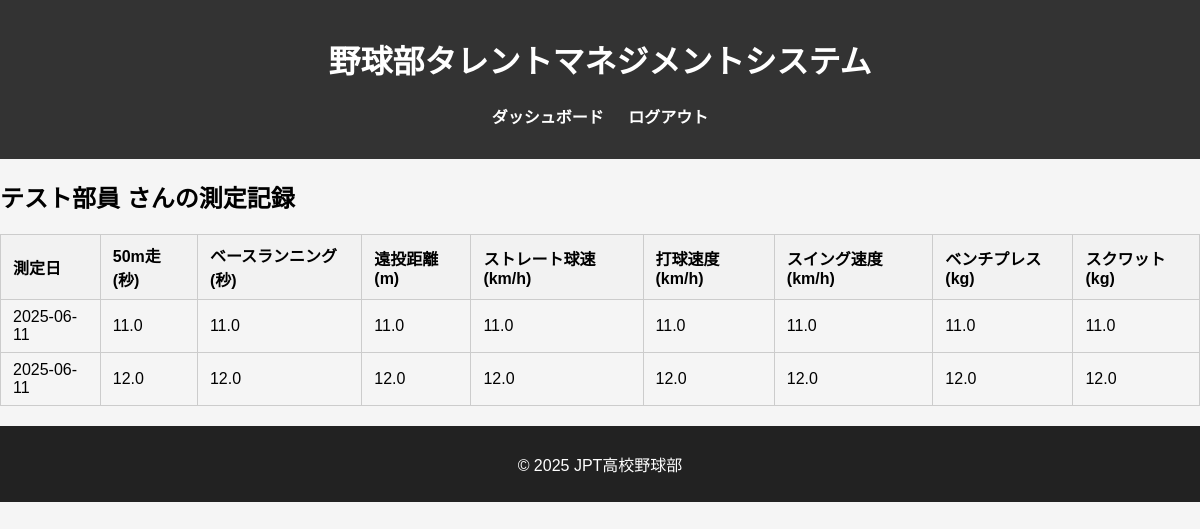
The app's page /my/records (signed in) with its own data.
### db_models.py (models this page shows)
class User(db.Model, UserMixin):
    __tablename__ = 'users'
    user_id = db.Column(db.Integer, primary_key=True)
    fs_uniquifier = db.Column(db.String(64), unique=True, nullable=False, default=lambda: str(uuid.uuid4()))  # 追加
    name = db.Column(db.String(100), nullable=False)
    password_hash = db.Column(db.String(200), nullable=False)
    grade = db.Column(db.Integer, nullable=True)
    is_active = db.Column(db.Boolean, default=True)
    created_at = db.Column(db.DateTime, default=lambda: datetime.now(tz=ZoneInfo('Asia/Tokyo')))
    updated_at = db.Column(db.DateTime, default=lambda: datetime.now(tz=ZoneInfo('Asia/Tokyo')), onupdate=lambda: datetime.now(tz=ZoneInfo('Asia/Tokyo')))
    roles = db.relationship('Role', secondary='user_roles', backref=db.backref('users', lazy='dynamic'))
    def get_id(self):
        return str(self.user_id)  # Flask-Login 用の get_id()

class MeasurementRecord(db.Model):
    __tablename__ = 'measurement_records'
    record_id = db.Column(db.Integer, primary_key=True)
    user_id = db.Column(db.Integer, db.ForeignKey('users.user_id'), nullable=False)  # 部員のユーザーID
    measurement_date = db.Column(db.Date, nullable=False)  # 測定日
    run_50m = db.Column(db.Float)  # 50m走
    base_running = db.Column(db.Float)  # ベースランニング
    long_throw = db.Column(db.Float)  # 遠投距離
    straight_speed = db.Column(db.Float)  # ストレート球速
    hit_speed = db.Column(db.Float)  # 打球速度
    swing_speed = db.Column(db.Float)  # スイング速度
    bench_press = db.Column(db.Float)  # ベンチプレス
    squat = db.Column(db.Float)  # スクワット
    status = db.Column(db.Enum('draft', 'pending_member', 'pending_coach', 'approved', name='status_enum'), nullable=False)  # 承認ステータス
    created_by = db.Column(db.Integer, db.ForeignKey('users.user_id'), nullable=False)  # 記録作成者のユーザーID
    created_at = db.Column(db.DateTime, default=lambda: datetime.now(tz=ZoneInfo('Asia/Tokyo')))
    updated_at = db.Column(db.DateTime, default=lambda: datetime.now(tz=ZoneInfo('Asia/Tokyo')), onupdate=lambda: datetime.now(tz=ZoneInfo('Asia/Tokyo')))
    user = db.relationship('User', foreign_keys=[user_id])  # 部員とのリレーション
    creator = db.relationship('User', foreign_keys=[created_by])  # 記録作成者とのリレーション

### blueprints/main.py (the view)
@main_bp.route('/my/records')
@login_required
@roles_required("member")
def my_records():
    user_id = current_user.get_id()
    records = MeasurementRecord.query.filter_by(user_id=user_id).all()
    user = User.query.get(user_id)
    return render_template('/my/records.html', user=user, records=records)

### app.py (called while the page is built)
@login_manager.user_loader
def load_user(user_id):
    return User.query.get(int(user_id))

### templates/my/records.html (shortened to what this page needs)
{% extends "base.html" %}
{% block content %}
<h2>{{ user.name }} さんの測定記録</h2>
<table class="member-table">
    <thead>
        <tr>
            <th>測定日</th>
            <th>50m走 (秒)</th>
            <th>ベースランニング (秒)</th>
            <th>遠投距離 (m)</th>
            <th>ストレート球速 (km/h)</th>
            <th>打球速度 (km/h)</th>
            <th>スイング速度 (km/h)</th>
            <th>ベンチプレス (kg)</th>
            <th>スクワット (kg)</th>
        </tr>
    </thead>
    <tbody>
        {% for record in records %}
        <tr>
            <td>{{ record.measurement_date }}</td>
            <td>{{ record.run_50m }}</td>
            <td>{{ record.base_running }}</td>
            <td>{{ record.long_throw }}</td>
            <td>{{ record.straight_speed }}</td>
            <td>{{ record.hit_speed }}</td>
            <td>{{ record.swing_speed }}</td>
            <td>{{ record.bench_press }}</td>
            <td>{{ record.squat }}</td>
        </tr>
        {% endfor %}
    </tbody>
</table>
{% endblock %}

### templates/base.html (shortened to what this page needs)
<!DOCTYPE html>
<html lang="ja">
<head>
    <link rel="stylesheet" href="{{ url_for('static', filename='styles.css') }}">
</head>
<body>
    <header>
        <h1>野球部タレントマネジメントシステム</h1>
        <nav>
            <ul>
                <li><a href="{{ url_for('main.dashboard') }}">ダッシュボード</a></li>
                <li><a href="{{ url_for('auth.logout') }}">ログアウト</a></li>
            </ul>
        </nav>
    </header>
    <main>
        {% block content %}{% endblock %}
    </main>
    <footer>
        <p>&copy; 2025 JPT高校野球部</p>
    </footer>
</body>
</html>

### static/styles.css (style rules this page uses)
body { font-family: Arial, sans-serif; margin: 0; padding: 0; background-color: #f5f5f5; }
header { background-color: #333; color: white; padding: 15px; text-align: center; }
nav ul { list-style: none; padding: 0; }
nav ul li { display: inline; margin: 10px; }
nav ul li a { color: white; text-decoration: none; font-weight: bold; }
footer { text-align: center; padding: 10px; background-color: #222; color: white; }
table.member-table { border-collapse: collapse; width: 100%; margin: 20px 0; }
table.member-table th, table.member-table td { border: 1px solid #ccc; padding: 8px 12px; text-align: left; }
table.member-table th { background-color: #f2f2f2; }

### records on screen
User: name "テスト部員"
MeasurementRecord: measurement_date "2025-06-11", run_50m "11.0", base_running "11.0", long_throw "11.0", straight_speed "11.0", hit_speed "11.0", swing_speed "11.0", bench_press "11.0", squat "11.0"
MeasurementRecord: measurement_date "2025-06-11", run_50m "12.0", base_running "12.0", long_throw "12.0", straight_speed "12.0", hit_speed "12.0", swing_speed "12.0", bench_press "12.0", squat "12.0"
